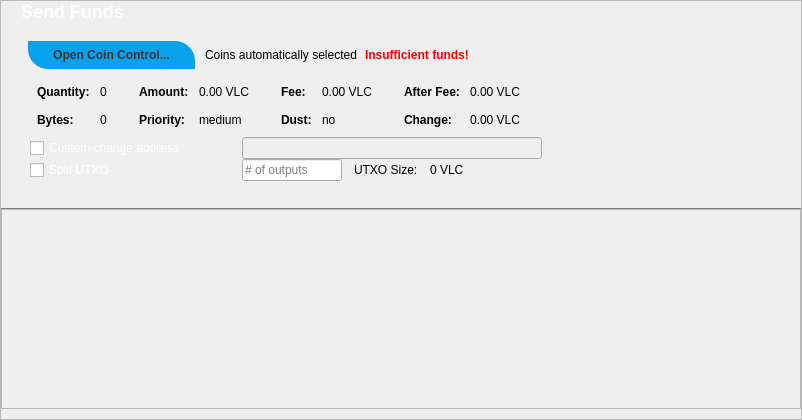
           <widget class="QFrame" name="frameCoinControl">
            <property name="sizePolicy">
             <sizepolicy hsizetype="Expanding" vsizetype="Expanding">
              <horstretch>0</horstretch>
              <verstretch>0</verstretch>
             </sizepolicy>
            </property>
            <property name="maximumSize">
             <size>
              <width>16777215</width>
              <height>16777215</height>
             </size>
            </property>
            <property name="frameShape">
             <enum>QFrame::StyledPanel</enum>
            </property>
            <property name="frameShadow">
             <enum>QFrame::Sunken</enum>
            </property>
            <layout class="QVBoxLayout" name="verticalLayoutCoinControl2">
             <property name="spacing">
              <number>0</number>
             </property>
             <property name="leftMargin">
              <number>0</number>
             </property>
             <property name="topMargin">
              <number>0</number>
             </property>
             <property name="rightMargin">
              <number>0</number>
             </property>
             <property name="bottomMargin">
              <number>0</number>
             </property>
             <item>
              <widget class="QFrame" name="frameCoinControl_BG">
               <layout class="QVBoxLayout" name="verticalLayoutCoinControl" stretch="0,0,0,0,0,0,0,0">
                <property name="spacing">
                 <number>0</number>
                </property>
                <property name="leftMargin">
                 <number>0</number>
                </property>
                <property name="topMargin">
                 <number>0</number>
                </property>
                <property name="rightMargin">
                 <number>0</number>
                </property>
                <property name="bottomMargin">
                 <number>10</number>
                </property>
                <item>
                 <widget class="QLabel" name="label_4">
                  <property name="styleSheet">
                   <string notr="true">color:white; font-size:18px; font-weight:bold;</string>
                  </property>
                  <property name="text">
                   <string>Send Funds</string>
                  </property>
                  <property name="margin">
                   <number>4</number>
                  </property>
                  <property name="indent">
                   <number>20</number>
                  </property>
                 </widget>
                </item>
                <item>
                 <layout class="QHBoxLayout" name="horizontalLayoutCoinControl2" stretch="0,0,0,0">
                  <property name="spacing">
                   <number>8</number>
                  </property>
                  <property name="leftMargin">
                   <number>25</number>
                  </property>
                  <property name="topMargin">
                   <number>17</number>
                  </property>
                  <property name="bottomMargin">
                   <number>10</number>
                  </property>
                  <item>
                   <widget class="QPushButton" name="pushButtonCoinControl">
                    <property name="styleSheet">
                     <string notr="true"> .QPushButton {
  background-color: #07a1ee;
	border: 0;
	color:#333;
	font-size:12px;
	font-weight:bold;
	padding-left:25px;
	padding-right:25px;
	padding-top:1px;
	padding-bottom:1px;
	height: 26px;
	margin: 2px;
	border-top-right-radius: 20px;
	border-bottom-left-radius: 20px;
}


 .QPushButton:hover {
background-color: #078bbc;
}

 .QPushButton:pressed{
background-color: #094ed9;
	border:1px solid #333333;
}
</string>
                    </property>
                    <property name="text">
                     <string>Open Coin Control...</string>
                    </property>
                    <property name="autoDefault">
                     <bool>false</bool>
                    </property>
                   </widget>
                  </item>
                  <item>
                   <widget class="QLabel" name="labelCoinControlAutomaticallySelected">
                    <property name="text">
                     <string>Coins automatically selected</string>
                    </property>
                    <property name="margin">
                     <number>5</number>
                    </property>
                   </widget>
                  </item>
                  <item>
                   <widget class="QLabel" name="labelCoinControlInsuffFunds">
                    <property name="font">
                     <font>
                      <weight>75</weight>
                      <bold>true</bold>
                     </font>
                    </property>
                    <property name="styleSheet">
                     <string notr="true">color:red;font-weight:bold;</string>
                    </property>
                    <property name="text">
                     <string>Insufficient funds!</string>
                    </property>
                    <property name="margin">
                     <number>5</number>
                    </property>
                   </widget>
                  </item>
                  <item>
                   <spacer name="horizontalSpacerCoinControl">
                    <property name="orientation">
                     <enum>Qt::Horizontal</enum>
                    </property>
                    <property name="sizeHint" stdset="0">
                     <size>
                      <width>40</width>
                      <height>1</height>
                     </size>
                    </property>
                   </spacer>
                  </item>
                 </layout>
                </item>
                <item>
                 <widget class="QWidget" name="widgetCoinControl" native="true">
                  <property name="sizePolicy">
                   <sizepolicy hsizetype="Preferred" vsizetype="Preferred">
                    <horstretch>0</horstretch>
                    <verstretch>0</verstretch>
                   </sizepolicy>
                  </property>
                  <property name="minimumSize">
                   <size>
                    <width>0</width>
                    <height>0</height>
                   </size>
                  </property>
                  <property name="styleSheet">
                   <string notr="true"/>
                  </property>
                  <layout class="QHBoxLayout" name="horizontalLayoutCoinControl5">
                   <property name="leftMargin">
                    <number>0</number>
                   </property>
                   <property name="topMargin">
                    <number>0</number>
                   </property>
                   <property name="rightMargin">
                    <number>0</number>
                   </property>
                   <property name="bottomMargin">
                    <number>0</number>
                   </property>
                   <item>
                    <layout class="QHBoxLayout" name="horizontalLayoutCoinControl3" stretch="0,0,0,1">
                     <property name="spacing">
                      <number>20</number>
                     </property>
                     <property name="leftMargin">
                      <number>26</number>
                     </property>
                     <property name="topMargin">
                      <number>0</number>
                     </property>
                     <property name="bottomMargin">
                      <number>10</number>
                     </property>
                     <item>
                      <layout class="QFormLayout" name="formLayoutCoinControl1">
                       <property name="horizontalSpacing">
                        <number>10</number>
                       </property>
                       <property name="verticalSpacing">
                        <number>14</number>
                       </property>
                       <property name="leftMargin">
                        <number>10</number>
                       </property>
                       <property name="topMargin">
                        <number>4</number>
                       </property>
                       <property name="rightMargin">
                        <number>6</number>
                       </property>
                       <item row="0" column="1">
                        <widget class="QLabel" name="labelCoinControlQuantity">
                         <property name="cursor">
                          <cursorShape>IBeamCursor</cursorShape>
                         </property>
                         <property name="contextMenuPolicy">
                          <enum>Qt::ActionsContextMenu</enum>
                         </property>
                         <property name="text">
                          <string notr="true">0</string>
                         </property>
                         <property name="margin">
                          <number>0</number>
                         </property>
                         <property name="textInteractionFlags">
                          <set>Qt::LinksAccessibleByMouse|Qt::TextSelectableByKeyboard|Qt::TextSelectableByMouse</set>
                         </property>
                        </widget>
                       </item>
                       <item row="1" column="0">
                        <widget class="QLabel" name="labelCoinControlBytesText">
                         <property name="font">
                          <font>
                           <weight>75</weight>
                           <bold>true</bold>
                          </font>
                         </property>
                         <property name="text">
                          <string>Bytes:</string>
                         </property>
                        </widget>
                       </item>
                       <item row="1" column="1">
                        <widget class="QLabel" name="labelCoinControlBytes">
                         <property name="cursor">
                          <cursorShape>IBeamCursor</cursorShape>
                         </property>
                         <property name="contextMenuPolicy">
                          <enum>Qt::ActionsContextMenu</enum>
                         </property>
                         <property name="text">
                          <string notr="true">0</string>
                         </property>
                         <property name="textInteractionFlags">
                          <set>Qt::LinksAccessibleByMouse|Qt::TextSelectableByKeyboard|Qt::TextSelectableByMouse</set>
                         </property>
                        </widget>
                       </item>
                       <item row="0" column="0">
                        <widget class="QLabel" name="labelCoinControlQuantityText">
                         <property name="font">
                          <font>
                           <weight>75</weight>
                           <bold>true</bold>
                          </font>
                         </property>
                         <property name="text">
                          <string>Quantity:</string>
                         </property>
                         <property name="margin">
                          <number>0</number>
                         </property>
                        </widget>
                       </item>
                      </layout>
                     </item>
                     <item>
                      <layout class="QFormLayout" name="formLayoutCoinControl2">
                       <property name="horizontalSpacing">
                        <number>10</number>
                       </property>
                       <property name="verticalSpacing">
                        <number>14</number>
                       </property>
                       <property name="leftMargin">
                        <number>6</number>
                       </property>
                       <property name="topMargin">
                        <number>4</number>
                       </property>
                       <property name="rightMargin">
                        <number>6</number>
                       </property>
                       <item row="0" column="0">
                        <widget class="QLabel" name="labelCoinControlAmountText">
                         <property name="font">
                          <font>
                           <weight>75</weight>
                           <bold>true</bold>
                          </font>
                         </property>
                         <property name="text">
                          <string>Amount:</string>
                         </property>
                         <property name="margin">
                          <number>0</number>
                         </property>
                        </widget>
                       </item>
                       <item row="0" column="1">
                        <widget class="QLabel" name="labelCoinControlAmount">
                         <property name="cursor">
                          <cursorShape>IBeamCursor</cursorShape>
                         </property>
                         <property name="contextMenuPolicy">
                          <enum>Qt::ActionsContextMenu</enum>
                         </property>
                         <property name="text">
                          <string notr="true">0.00 VLC</string>
                         </property>
                         <property name="textInteractionFlags">
                          <set>Qt::LinksAccessibleByMouse|Qt::TextSelectableByKeyboard|Qt::TextSelectableByMouse</set>
                         </property>
                        </widget>
                       </item>
                       <item row="1" column="0">
                        <widget class="QLabel" name="labelCoinControlPriorityText">
                         <property name="font">
                          <font>
                           <weight>75</weight>
                           <bold>true</bold>
                          </font>
                         </property>
                         <property name="text">
                          <string>Priority:</string>
                         </property>
                        </widget>
                       </item>
                       <item row="1" column="1">
                        <widget class="QLabel" name="labelCoinControlPriority">
                         <property name="cursor">
                          <cursorShape>IBeamCursor</cursorShape>
                         </property>
                         <property name="contextMenuPolicy">
                          <enum>Qt::ActionsContextMenu</enum>
                         </property>
                         <property name="text">
                          <string>medium</string>
                         </property>
                         <property name="textInteractionFlags">
                          <set>Qt::LinksAccessibleByMouse|Qt::TextSelectableByKeyboard|Qt::TextSelectableByMouse</set>
                         </property>
                        </widget>
                       </item>
                      </layout>
                     </item>
                     <item>
                      <layout class="QFormLayout" name="formLayoutCoinControl3">
                       <property name="horizontalSpacing">
                        <number>10</number>
                       </property>
                       <property name="verticalSpacing">
                        <number>14</number>
                       </property>
                       <property name="leftMargin">
                        <number>6</number>
                       </property>
                       <property name="topMargin">
                        <number>4</number>
                       </property>
                       <property name="rightMargin">
                        <number>6</number>
                       </property>
                       <item row="0" column="0">
                        <widget class="QLabel" name="labelCoinControlFeeText">
                         <property name="font">
                          <font>
                           <weight>75</weight>
                           <bold>true</bold>
                          </font>
                         </property>
                         <property name="text">
                          <string>Fee:</string>
                         </property>
                         <property name="margin">
                          <number>0</number>
                         </property>
                        </widget>
                       </item>
                       <item row="0" column="1">
                        <widget class="QLabel" name="labelCoinControlFee">
                         <property name="cursor">
                          <cursorShape>IBeamCursor</cursorShape>
                         </property>
                         <property name="contextMenuPolicy">
                          <enum>Qt::ActionsContextMenu</enum>
                         </property>
                         <property name="text">
                          <string notr="true">0.00 VLC</string>
                         </property>
                         <property name="textInteractionFlags">
                          <set>Qt::LinksAccessibleByMouse|Qt::TextSelectableByKeyboard|Qt::TextSelectableByMouse</set>
                         </property>
                        </widget>
                       </item>
                       <item row="1" column="0">
                        <widget class="QLabel" name="labelCoinControlLowOutputText">
                         <property name="font">
                          <font>
                           <weight>75</weight>
                           <bold>true</bold>
                          </font>
                         </property>
                         <property name="text">
                          <string>Dust:</string>
                         </property>
                        </widget>
                       </item>
                       <item row="1" column="1">
                        <widget class="QLabel" name="labelCoinControlLowOutput">
                         <property name="cursor">
                          <cursorShape>IBeamCursor</cursorShape>
                         </property>
                         <property name="contextMenuPolicy">
                          <enum>Qt::ActionsContextMenu</enum>
                         </property>
                         <property name="text">
                          <string>no</string>
                         </property>
                         <property name="textInteractionFlags">
                          <set>Qt::LinksAccessibleByMouse|Qt::TextSelectableByKeyboard|Qt::TextSelectableByMouse</set>
                         </property>
                        </widget>
                       </item>
                      </layout>
                     </item>
                     <item>
                      <layout class="QFormLayout" name="formLayoutCoinControl4">
                       <property name="horizontalSpacing">
                        <number>10</number>
                       </property>
                       <property name="verticalSpacing">
                        <number>14</number>
                       </property>
                       <property name="leftMargin">
                        <number>6</number>
                       </property>
                       <property name="topMargin">
                        <number>4</number>
                       </property>
                       <property name="rightMargin">
                        <number>6</number>
                       </property>
                       <item row="0" column="0">
                        <widget class="QLabel" name="labelCoinControlAfterFeeText">
                         <property name="font">
                          <font>
                           <weight>75</weight>
                           <bold>true</bold>
                          </font>
                         </property>
                         <property name="text">
                          <string>After Fee:</string>
                         </property>
                         <property name="margin">
                          <number>0</number>
                         </property>
                        </widget>
                       </item>
                       <item row="0" column="1">
                        <widget class="QLabel" name="labelCoinControlAfterFee">
                         <property name="cursor">
                          <cursorShape>IBeamCursor</cursorShape>
                         </property>
                         <property name="contextMenuPolicy">
                          <enum>Qt::ActionsContextMenu</enum>
                         </property>
                         <property name="text">
                          <string notr="true">0.00 VLC</string>
                         </property>
                         <property name="textInteractionFlags">
                          <set>Qt::LinksAccessibleByMouse|Qt::TextSelectableByKeyboard|Qt::TextSelectableByMouse</set>
                         </property>
                        </widget>
                       </item>
                       <item row="1" column="0">
                        <widget class="QLabel" name="labelCoinControlChangeText">
                         <property name="font">
                          <font>
                           <weight>75</weight>
                           <bold>true</bold>
                          </font>
                         </property>
                         <property name="text">
                          <string>Change:</string>
                         </property>
                        </widget>
                       </item>
                       <item row="1" column="1">
                        <widget class="QLabel" name="labelCoinControlChange">
                         <property name="cursor">
                          <cursorShape>IBeamCursor</cursorShape>
                         </property>
                         <property name="contextMenuPolicy">
                          <enum>Qt::ActionsContextMenu</enum>
                         </property>
                         <property name="text">
                          <string notr="true">0.00 VLC</string>
                         </property>
                         <property name="textInteractionFlags">
                          <set>Qt::LinksAccessibleByMouse|Qt::TextSelectableByKeyboard|Qt::TextSelectableByMouse</set>
                         </property>
                        </widget>
                       </item>
                      </layout>
                     </item>
                    </layout>
                   </item>
                  </layout>
                 </widget>
                </item>
                <item>
                 <layout class="QHBoxLayout" name="horizontalLayoutCoinControl4">
                  <property name="spacing">
                   <number>12</number>
                  </property>
                  <property name="sizeConstraint">
                   <enum>QLayout::SetDefaultConstraint</enum>
                  </property>
                  <property name="leftMargin">
                   <number>29</number>
                  </property>
                  <property name="topMargin">
                   <number>0</number>
                  </property>
                  <property name="rightMargin">
                   <number>0</number>
                  </property>
                  <item>
                   <widget class="QCheckBox" name="checkBoxCoinControlChange">
                    <property name="sizePolicy">
                     <sizepolicy hsizetype="Preferred" vsizetype="Preferred">
                      <horstretch>0</horstretch>
                      <verstretch>0</verstretch>
                     </sizepolicy>
                    </property>
                    <property name="minimumSize">
                     <size>
                      <width>200</width>
                      <height>0</height>
                     </size>
                    </property>
                    <property name="maximumSize">
                     <size>
                      <width>200</width>
                      <height>16777215</height>
                     </size>
                    </property>
                    <property name="toolTip">
                     <string>If this is activated, but the change address is empty or invalid, change will be sent to a newly generated address.</string>
                    </property>
                    <property name="styleSheet">
                     <string notr="true">color:white;</string>
                    </property>
                    <property name="text">
                     <string>Custom change address</string>
                    </property>
                   </widget>
                  </item>
                  <item>
                   <widget class="QValidatedLineEdit" name="lineEditCoinControlChange">
                    <property name="enabled">
                     <bool>false</bool>
                    </property>
                    <property name="sizePolicy">
                     <sizepolicy hsizetype="Preferred" vsizetype="Preferred">
                      <horstretch>0</horstretch>
                      <verstretch>0</verstretch>
                     </sizepolicy>
                    </property>
                    <property name="minimumSize">
                     <size>
                      <width>300</width>
                      <height>0</height>
                     </size>
                    </property>
                   </widget>
                  </item>
                  <item>
                   <widget class="QLabel" name="labelCoinControlChangeLabel">
                    <property name="sizePolicy">
                     <sizepolicy hsizetype="Preferred" vsizetype="Preferred">
                      <horstretch>0</horstretch>
                      <verstretch>0</verstretch>
                     </sizepolicy>
                    </property>
                    <property name="minimumSize">
                     <size>
                      <width>100</width>
                      <height>0</height>
                     </size>
                    </property>
                    <property name="text">
                     <string/>
                    </property>
                    <property name="margin">
                     <number>3</number>
                    </property>
                   </widget>
                  </item>
                 </layout>
                </item>
                <item>
                 <layout class="QHBoxLayout" name="horizontalLayoutCoinControl6">
                  <property name="spacing">
                   <number>12</number>
                  </property>
                  <property name="leftMargin">
                   <number>29</number>
                  </property>
                  <property name="rightMargin">
                   <number>0</number>
                  </property>
                  <property name="bottomMargin">
                   <number>26</number>
                  </property>
                  <item>
                   <widget class="QCheckBox" name="splitBlockCheckBox">
                    <property name="sizePolicy">
                     <sizepolicy hsizetype="Preferred" vsizetype="Preferred">
                      <horstretch>0</horstretch>
                      <verstretch>0</verstretch>
                     </sizepolicy>
                    </property>
                    <property name="minimumSize">
                     <size>
                      <width>200</width>
                      <height>0</height>
                     </size>
                    </property>
                    <property name="maximumSize">
                     <size>
                      <width>200</width>
                      <height>16777215</height>
                     </size>
                    </property>
                    <property name="styleSheet">
                     <string notr="true">color:white;</string>
                    </property>
                    <property name="text">
                     <string>Split UTXO</string>
                    </property>
                   </widget>
                  </item>
                  <item>
                   <widget class="QLineEdit" name="splitBlockLineEdit">
                    <property name="sizePolicy">
                     <sizepolicy hsizetype="Preferred" vsizetype="Preferred">
                      <horstretch>50</horstretch>
                      <verstretch>0</verstretch>
                     </sizepolicy>
                    </property>
                    <property name="minimumSize">
                     <size>
                      <width>100</width>
                      <height>0</height>
                     </size>
                    </property>
                    <property name="maximumSize">
                     <size>
                      <width>100</width>
                      <height>16777215</height>
                     </size>
                    </property>
                    <property name="placeholderText">
                     <string># of outputs</string>
                    </property>
                   </widget>
                  </item>
                  <item>
                   <widget class="QLabel" name="labelBlockSizeText">
                    <property name="text">
                     <string>UTXO Size:</string>
                    </property>
                   </widget>
                  </item>
                  <item>
                   <widget class="QLabel" name="labelBlockSize">
                    <property name="text">
                     <string>0 VLC</string>
                    </property>
                   </widget>
                  </item>
                  <item>
                   <spacer name="horizontalSpacer_7">
                    <property name="orientation">
                     <enum>Qt::Horizontal</enum>
                    </property>
                    <property name="sizeHint" stdset="0">
                     <size>
                      <width>40</width>
                      <height>20</height>
                     </size>
                    </property>
                   </spacer>
                  </item>
                 </layout>
                </item>
                <item>
                 <spacer name="verticalSpacerCoinControl">
                  <property name="orientation">
                   <enum>Qt::Vertical</enum>
                  </property>
                  <property name="sizeHint" stdset="0">
                   <size>
                    <width>800</width>
                    <height>1</height>
                   </size>
                  </property>
                 </spacer>
                </item>
                <item>
                 <widget class="Line" name="line">
                  <property name="minimumSize">
                   <size>
                    <width>0</width>
                    <height>1</height>
                   </size>
                  </property>
                  <property name="maximumSize">
                   <size>
                    <width>16777215</width>
                    <height>1</height>
                   </size>
                  </property>
                  <property name="styleSheet">
                   <string notr="true">border:1px solid #808181;
</string>
                  </property>
                  <property name="orientation">
                   <enum>Qt::Horizontal</enum>
                  </property>
                 </widget>
                </item>
                <item>
                 <widget class="QScrollArea" name="scrollArea">
                  <property name="minimumSize">
                   <size>
                    <width>0</width>
                    <height>200</height>
                   </size>
                  </property>
                  <property name="styleSheet">
                   <string notr="true"/>
                  </property>
                  <property name="widgetResizable">
                   <bool>true</bool>
                  </property>
                  <widget class="QWidget" name="scrollAreaWidgetContents">
                   <property name="geometry">
                    <rect>
                     <x>0</x>
                     <y>0</y>
                     <width>1040</width>
                     <height>198</height>
                    </rect>
                   </property>
                   <layout class="QVBoxLayout" name="verticalLayout_2" stretch="0,1">
                    <property name="leftMargin">
                     <number>0</number>
                    </property>
                    <property name="topMargin">
                     <number>0</number>
                    </property>
                    <property name="rightMargin">
                     <number>0</number>
                    </property>
                    <property name="bottomMargin">
                     <number>0</number>
                    </property>
                    <item>
                     <layout class="QVBoxLayout" name="entries">
                      <property name="spacing">
                       <number>6</number>
                      </property>
                     </layout>
                    </item>
                    <item>
                     <spacer name="verticalSpacer">
                      <property name="orientation">
                       <enum>Qt::Vertical</enum>
                      </property>
                      <property name="sizeHint" stdset="0">
                       <size>
                        <width>20</width>
                        <height>40</height>
                       </size>
                      </property>
                     </spacer>
                    </item>
                   </layout>
                  </widget>
                 </widget>
                </item>
               </layout>
              </widget>
             </item>
            </layout>
           </widget>
